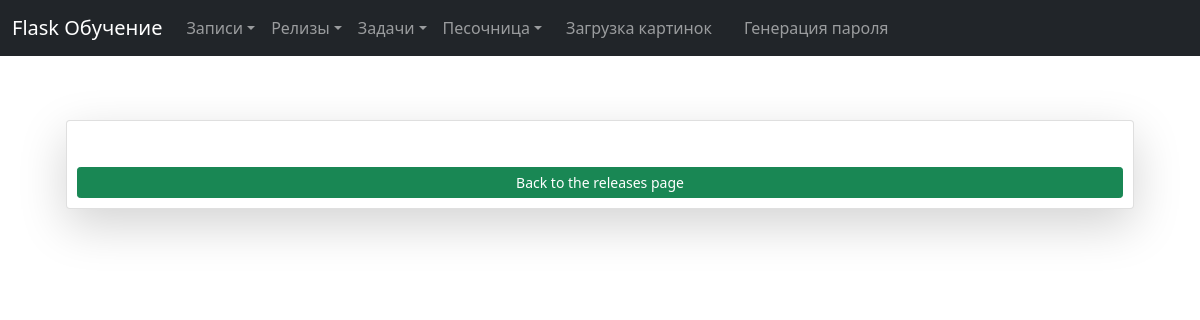
The app's page /release/19, older data.
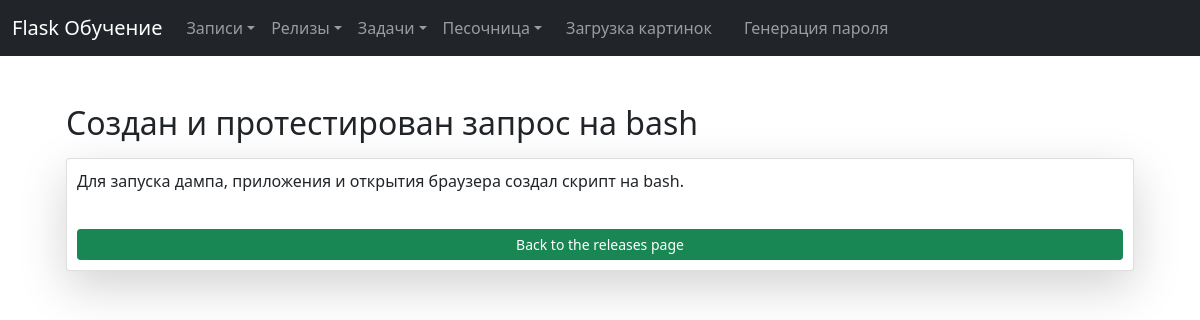
The same page, newer data.
### tables this page shows
CREATE TABLE "releases"
(
    id       INTEGER
        primary key autoincrement,
    datetime datetime default CURRENT_TIMESTAMP,
    title    TEXT not null,
    content  TEXT not null
);

### app.py (the view)
@app.route("/release/<int:release_id>")
def get_release(release_id):
    conn = get_db_connection()
    release = conn.execute("SELECT * FROM releases WHERE id = ?", (release_id,)).fetchone()
    conn.close()
    return render_template("releases/release.html", release=release)

### app.py (called while the page is built)
def get_db_connection():
    conn = sqlite3.connect("database.db")
    conn.row_factory = sqlite3.Row
    return conn

### templates/releases/release.html (shortened to what this page needs)
{% extends 'base.html' %}
{% block content %}
<div class="container px-4 py-5" id="custom-cards">
    <h2 class="pb-2">{{ release.title }}</h2>
    <div class="col">
        <div class="card card-cover h-100 overflow-hidden text-bg-dark rounded-4 shadow-lg">
            <p>{{ release.content }}</p>
            <a class="btn btn-success btn-sm" href="{{ url_for('releases') }}">Back to the releases page</a>
        </div>
    </div>
</div>
{% endblock %}

Row changes from the older to the newer data that the page shows:
added releases: title "Создан и протестирован запрос на bash", content "Для запуска дампа, приложения и открытия браузера создал скрипт на bash."
